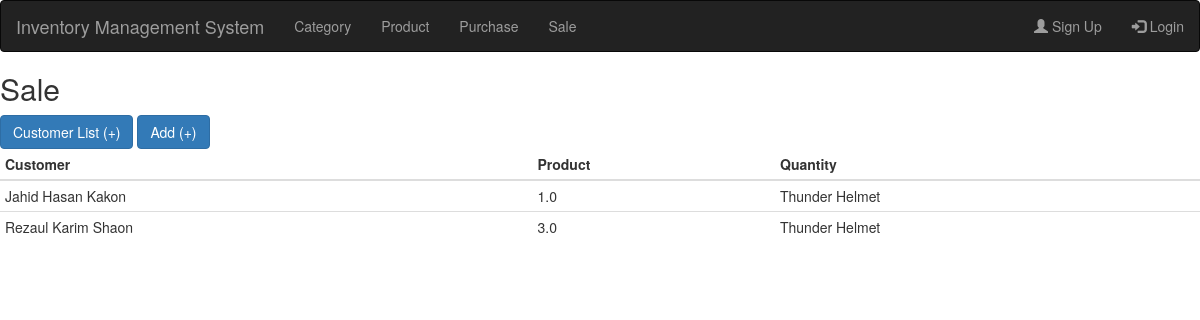
Page /inventory/sale on the committed database.
### ims_inventory/models.py (models this page shows, shortened)
class Sale(models.Model):
    inventory = models.ForeignKey(Inventory, on_delete=models.CASCADE)
    quantity = models.FloatField(default=0.0, blank=False, null=False)
    customer = models.ForeignKey('ims_user.Customer', on_delete=models.CASCADE)

class Inventory(models.Model):
    product = models.ForeignKey('ims_product.Product', on_delete=models.CASCADE)
    quantity = models.FloatField(default=0.0, blank=False, null=False)

### ims_user/models.py (models this page shows)
class Customer(models.Model):
    name = models.CharField(max_length=200, blank=False, null=False)
    address = models.TextField(blank=True, null=True)
    email = models.EmailField(blank=True, null=True)
    cell = models.CharField(max_length=500, null=True, blank=True)
    is_deleted = models.BooleanField(default=False)
    added_date_time = models.DateTimeField(auto_now_add=True)
    def __str__(self):
        return self.name

### ims_product/models.py (models this page shows, shortened)
class Product(models.Model):
    name = models.CharField(max_length=200, null=False, blank=False)
    image = models.ImageField(upload_to='product', null=True, blank=True)
    category = models.ForeignKey(Category, on_delete=models.CASCADE)
    is_deleted = models.BooleanField(default=False)
    added_date_time = models.DateTimeField(auto_now_add=True)

### ims_inventory/views.py (the view)
# urls.py: path('sale', views.sale_list, name='sale_list'),
def sale_list(request):
    sales = Sale.objects.all().order_by('-id')
    context = {
        'sales': sales,
    }
    return render(request, 'sale_list.html', context)

### templates/sale_list.html
{% load static %}
{% include 'base.html' %}
{% block body %}
<h2>Sale</h2>
<a class="btn btn-primary" href="{% url 'customer_list' %}">Customer List (+)</a>
<a class="btn btn-primary" href="{% url 'sale_add' %}">Add (+)</a>
<table class="table table-condensed">
    <thead>
        <tr>
            <th>Customer</th>
            <th>Product</th>
            <th>Quantity</th>
        </tr>
    </thead>
    <tbody>
        {% for sale in sales %}
        <tr>
            <td>{{ sale.customer }}</td>
            <td>{{ sale.quantity }}</td>
            <td>{{ sale.inventory.product.name }}</td>
        </tr>
        {% endfor %}
    </tbody>
</table>
{% endblock %}

### rows in the picture
Sale: customer "Jahid Hasan Kakon", quantity "1.0", inventory.product.name "Thunder Helmet"
Sale: customer "Rezaul Karim Shaon", quantity "3.0", inventory.product.name "Thunder Helmet"
